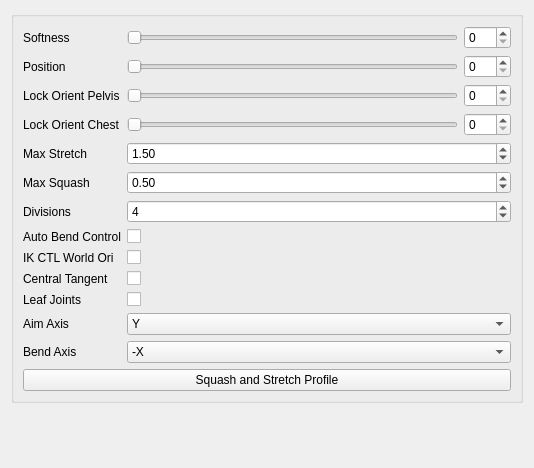
<?xml version="1.0" encoding="UTF-8"?>
<ui version="4.0">
 <class>Form</class>
 <widget class="QWidget" name="Form">
  <property name="geometry">
   <rect>
    <x>0</x>
    <y>0</y>
    <width>534</width>
    <height>468</height>
   </rect>
  </property>
  <property name="windowTitle">
   <string>Form</string>
  </property>
  <layout class="QGridLayout" name="gridLayout">
   <item row="0" column="0">
    <widget class="QGroupBox" name="groupBox">
     <property name="title">
      <string/>
     </property>
     <layout class="QFormLayout" name="formLayout">
      <item row="0" column="0">
       <widget class="QLabel" name="softness_label">
        <property name="text">
         <string>Softness</string>
        </property>
       </widget>
      </item>
      <item row="0" column="1">
       <layout class="QHBoxLayout" name="horizontalLayout_3">
        <item>
         <widget class="QSlider" name="softness_slider">
          <property name="minimumSize">
           <size>
            <width>0</width>
            <height>15</height>
           </size>
          </property>
          <property name="maximum">
           <number>100</number>
          </property>
          <property name="orientation">
           <enum>Qt::Horizontal</enum>
          </property>
         </widget>
        </item>
        <item>
         <widget class="QSpinBox" name="softness_spinBox">
          <property name="maximum">
           <number>100</number>
          </property>
         </widget>
        </item>
       </layout>
      </item>
      <item row="1" column="0">
       <widget class="QLabel" name="softness_label_2">
        <property name="text">
         <string>Position</string>
        </property>
       </widget>
      </item>
      <item row="1" column="1">
       <layout class="QHBoxLayout" name="horizontalLayout_4">
        <item>
         <widget class="QSlider" name="position_slider">
          <property name="minimumSize">
           <size>
            <width>0</width>
            <height>15</height>
           </size>
          </property>
          <property name="maximum">
           <number>100</number>
          </property>
          <property name="orientation">
           <enum>Qt::Horizontal</enum>
          </property>
         </widget>
        </item>
        <item>
         <widget class="QSpinBox" name="position_spinBox">
          <property name="maximum">
           <number>100</number>
          </property>
         </widget>
        </item>
       </layout>
      </item>
      <item row="2" column="0">
       <widget class="QLabel" name="softness_label_3">
        <property name="text">
         <string>Lock Orient Pelvis</string>
        </property>
       </widget>
      </item>
      <item row="2" column="1">
       <layout class="QHBoxLayout" name="horizontalLayout_5">
        <item>
         <widget class="QSlider" name="lockOri_pelvis_slider">
          <property name="minimumSize">
           <size>
            <width>0</width>
            <height>15</height>
           </size>
          </property>
          <property name="maximum">
           <number>100</number>
          </property>
          <property name="orientation">
           <enum>Qt::Horizontal</enum>
          </property>
         </widget>
        </item>
        <item>
         <widget class="QSpinBox" name="lockOri_pelvis_spinBox">
          <property name="maximum">
           <number>100</number>
          </property>
         </widget>
        </item>
       </layout>
      </item>
      <item row="3" column="0">
       <widget class="QLabel" name="softness_label_4">
        <property name="text">
         <string>Lock Orient Chest</string>
        </property>
       </widget>
      </item>
      <item row="3" column="1">
       <layout class="QHBoxLayout" name="horizontalLayout_6">
        <item>
         <widget class="QSlider" name="lockOri_chest_slider">
          <property name="minimumSize">
           <size>
            <width>0</width>
            <height>15</height>
           </size>
          </property>
          <property name="maximum">
           <number>100</number>
          </property>
          <property name="orientation">
           <enum>Qt::Horizontal</enum>
          </property>
         </widget>
        </item>
        <item>
         <widget class="QSpinBox" name="lockOri_chest_spinBox">
          <property name="maximum">
           <number>100</number>
          </property>
         </widget>
        </item>
       </layout>
      </item>
      <item row="4" column="0">
       <widget class="QLabel" name="maxStretch_label">
        <property name="sizePolicy">
         <sizepolicy hsizetype="MinimumExpanding" vsizetype="MinimumExpanding">
          <horstretch>0</horstretch>
          <verstretch>0</verstretch>
         </sizepolicy>
        </property>
        <property name="text">
         <string>Max Stretch</string>
        </property>
       </widget>
      </item>
      <item row="4" column="1">
       <widget class="QDoubleSpinBox" name="maxStretch_spinBox">
        <property name="sizePolicy">
         <sizepolicy hsizetype="MinimumExpanding" vsizetype="Fixed">
          <horstretch>0</horstretch>
          <verstretch>0</verstretch>
         </sizepolicy>
        </property>
        <property name="minimum">
         <double>1.000000000000000</double>
        </property>
        <property name="singleStep">
         <double>0.100000000000000</double>
        </property>
        <property name="value">
         <double>1.500000000000000</double>
        </property>
       </widget>
      </item>
      <item row="5" column="0">
       <widget class="QLabel" name="maxSquash_label">
        <property name="sizePolicy">
         <sizepolicy hsizetype="MinimumExpanding" vsizetype="MinimumExpanding">
          <horstretch>0</horstretch>
          <verstretch>0</verstretch>
         </sizepolicy>
        </property>
        <property name="text">
         <string>Max Squash</string>
        </property>
       </widget>
      </item>
      <item row="5" column="1">
       <widget class="QDoubleSpinBox" name="maxSquash_spinBox">
        <property name="sizePolicy">
         <sizepolicy hsizetype="MinimumExpanding" vsizetype="Fixed">
          <horstretch>0</horstretch>
          <verstretch>0</verstretch>
         </sizepolicy>
        </property>
        <property name="minimum">
         <double>0.100000000000000</double>
        </property>
        <property name="maximum">
         <double>1.000000000000000</double>
        </property>
        <property name="singleStep">
         <double>0.100000000000000</double>
        </property>
        <property name="value">
         <double>0.500000000000000</double>
        </property>
       </widget>
      </item>
      <item row="6" column="0">
       <widget class="QLabel" name="divisions_label">
        <property name="text">
         <string>Divisions</string>
        </property>
       </widget>
      </item>
      <item row="6" column="1">
       <widget class="QSpinBox" name="division_spinBox">
        <property name="sizePolicy">
         <sizepolicy hsizetype="Expanding" vsizetype="Fixed">
          <horstretch>0</horstretch>
          <verstretch>0</verstretch>
         </sizepolicy>
        </property>
        <property name="minimum">
         <number>2</number>
        </property>
        <property name="maximum">
         <number>99</number>
        </property>
        <property name="value">
         <number>4</number>
        </property>
       </widget>
      </item>
      <item row="7" column="0">
       <widget class="QLabel" name="autoBend_label">
        <property name="text">
         <string>Auto Bend Control</string>
        </property>
       </widget>
      </item>
      <item row="7" column="1">
       <widget class="QCheckBox" name="autoBend_checkBox">
        <property name="text">
         <string/>
        </property>
       </widget>
      </item>
      <item row="8" column="0">
       <widget class="QLabel" name="autoBend_label_2">
        <property name="text">
         <string>IK CTL World Ori</string>
        </property>
       </widget>
      </item>
      <item row="8" column="1">
       <widget class="QCheckBox" name="IKWorldOri_checkBox">
        <property name="toolTip">
         <string>&lt;html&gt;&lt;head/&gt;&lt;body&gt;&lt;p&gt;If checked the IK controls will be oriented to world space in XYZ&lt;/p&gt;&lt;/body&gt;&lt;/html&gt;</string>
        </property>
        <property name="text">
         <string/>
        </property>
       </widget>
      </item>
      <item row="9" column="0">
       <widget class="QLabel" name="centralTangent_label">
        <property name="text">
         <string>Central Tangent</string>
        </property>
       </widget>
      </item>
      <item row="9" column="1">
       <widget class="QCheckBox" name="centralTangent_checkBox">
        <property name="text">
         <string/>
        </property>
       </widget>
      </item>
      <item row="13" column="0" colspan="2">
       <widget class="QPushButton" name="squashStretchProfile_pushButton">
        <property name="text">
         <string>Squash and Stretch Profile</string>
        </property>
       </widget>
      </item>
      <item row="10" column="1">
       <widget class="QCheckBox" name="leafJoints_checkBox">
        <property name="text">
         <string/>
        </property>
       </widget>
      </item>
      <item row="10" column="0">
       <widget class="QLabel" name="leafJoints_label">
        <property name="text">
         <string>Leaf Joints</string>
        </property>
       </widget>
      </item>
      <item row="11" column="0">
       <widget class="QLabel" name="aimAxis_label">
        <property name="text">
         <string>Aim Axis</string>
        </property>
       </widget>
      </item>
      <item row="11" column="1">
       <widget class="QComboBox" name="aimAxis_comboBox">
        <property name="currentIndex">
         <number>1</number>
        </property>
        <item>
         <property name="text">
          <string>X</string>
         </property>
        </item>
        <item>
         <property name="text">
          <string>Y</string>
         </property>
        </item>
        <item>
         <property name="text">
          <string>Z</string>
         </property>
        </item>
        <item>
         <property name="text">
          <string>-X</string>
         </property>
        </item>
        <item>
         <property name="text">
          <string>-Y</string>
         </property>
        </item>
        <item>
         <property name="text">
          <string>-Z</string>
         </property>
        </item>
       </widget>
      </item>
      <item row="12" column="1">
       <widget class="QComboBox" name="bendAxis_comboBox">
        <property name="currentIndex">
         <number>3</number>
        </property>
        <item>
         <property name="text">
          <string>X</string>
         </property>
        </item>
        <item>
         <property name="text">
          <string>Y</string>
         </property>
        </item>
        <item>
         <property name="text">
          <string>Z</string>
         </property>
        </item>
        <item>
         <property name="text">
          <string>-X</string>
         </property>
        </item>
        <item>
         <property name="text">
          <string>-Y</string>
         </property>
        </item>
        <item>
         <property name="text">
          <string>-Z</string>
         </property>
        </item>
       </widget>
      </item>
      <item row="12" column="0">
       <widget class="QLabel" name="bendAxis_label">
        <property name="text">
         <string>Bend Axis</string>
        </property>
       </widget>
      </item>
     </layout>
    </widget>
   </item>
   <item row="1" column="0">
    <spacer name="verticalSpacer">
     <property name="orientation">
      <enum>Qt::Vertical</enum>
     </property>
     <property name="sizeHint" stdset="0">
      <size>
       <width>20</width>
       <height>40</height>
      </size>
     </property>
    </spacer>
   </item>
  </layout>
 </widget>
 <resources/>
 <connections>
  <connection>
   <sender>softness_slider</sender>
   <signal>sliderMoved(int)</signal>
   <receiver>softness_spinBox</receiver>
   <slot>setValue(int)</slot>
   <hints>
    <hint type="sourcelabel">
     <x>187</x>
     <y>30</y>
    </hint>
    <hint type="destinationlabel">
     <x>505</x>
     <y>52</y>
    </hint>
   </hints>
  </connection>
  <connection>
   <sender>softness_spinBox</sender>
   <signal>valueChanged(int)</signal>
   <receiver>softness_slider</receiver>
   <slot>setValue(int)</slot>
   <hints>
    <hint type="sourcelabel">
     <x>505</x>
     <y>48</y>
    </hint>
    <hint type="destinationlabel">
     <x>355</x>
     <y>49</y>
    </hint>
   </hints>
  </connection>
  <connection>
   <sender>position_slider</sender>
   <signal>valueChanged(int)</signal>
   <receiver>position_spinBox</receiver>
   <slot>setValue(int)</slot>
   <hints>
    <hint type="sourcelabel">
     <x>324</x>
     <y>86</y>
    </hint>
    <hint type="destinationlabel">
     <x>505</x>
     <y>88</y>
    </hint>
   </hints>
  </connection>
  <connection>
   <sender>position_spinBox</sender>
   <signal>valueChanged(int)</signal>
   <receiver>position_slider</receiver>
   <slot>setValue(int)</slot>
   <hints>
    <hint type="sourcelabel">
     <x>505</x>
     <y>88</y>
    </hint>
    <hint type="destinationlabel">
     <x>344</x>
     <y>86</y>
    </hint>
   </hints>
  </connection>
  <connection>
   <sender>lockOri_pelvis_spinBox</sender>
   <signal>valueChanged(int)</signal>
   <receiver>lockOri_pelvis_slider</receiver>
   <slot>setValue(int)</slot>
   <hints>
    <hint type="sourcelabel">
     <x>505</x>
     <y>124</y>
    </hint>
    <hint type="destinationlabel">
     <x>333</x>
     <y>122</y>
    </hint>
   </hints>
  </connection>
  <connection>
   <sender>lockOri_pelvis_slider</sender>
   <signal>valueChanged(int)</signal>
   <receiver>lockOri_pelvis_spinBox</receiver>
   <slot>setValue(int)</slot>
   <hints>
    <hint type="sourcelabel">
     <x>279</x>
     <y>122</y>
    </hint>
    <hint type="destinationlabel">
     <x>505</x>
     <y>124</y>
    </hint>
   </hints>
  </connection>
  <connection>
   <sender>softness_slider</sender>
   <signal>valueChanged(int)</signal>
   <receiver>softness_spinBox</receiver>
   <slot>setValue(int)</slot>
   <hints>
    <hint type="sourcelabel">
     <x>265</x>
     <y>50</y>
    </hint>
    <hint type="destinationlabel">
     <x>505</x>
     <y>51</y>
    </hint>
   </hints>
  </connection>
  <connection>
   <sender>lockOri_chest_slider</sender>
   <signal>valueChanged(int)</signal>
   <receiver>lockOri_chest_spinBox</receiver>
   <slot>setValue(int)</slot>
   <hints>
    <hint type="sourcelabel">
     <x>442</x>
     <y>145</y>
    </hint>
    <hint type="destinationlabel">
     <x>505</x>
     <y>151</y>
    </hint>
   </hints>
  </connection>
  <connection>
   <sender>lockOri_chest_spinBox</sender>
   <signal>valueChanged(int)</signal>
   <receiver>lockOri_chest_slider</receiver>
   <slot>setValue(int)</slot>
   <hints>
    <hint type="sourcelabel">
     <x>505</x>
     <y>140</y>
    </hint>
    <hint type="destinationlabel">
     <x>442</x>
     <y>140</y>
    </hint>
   </hints>
  </connection>
 </connections>
</ui>
